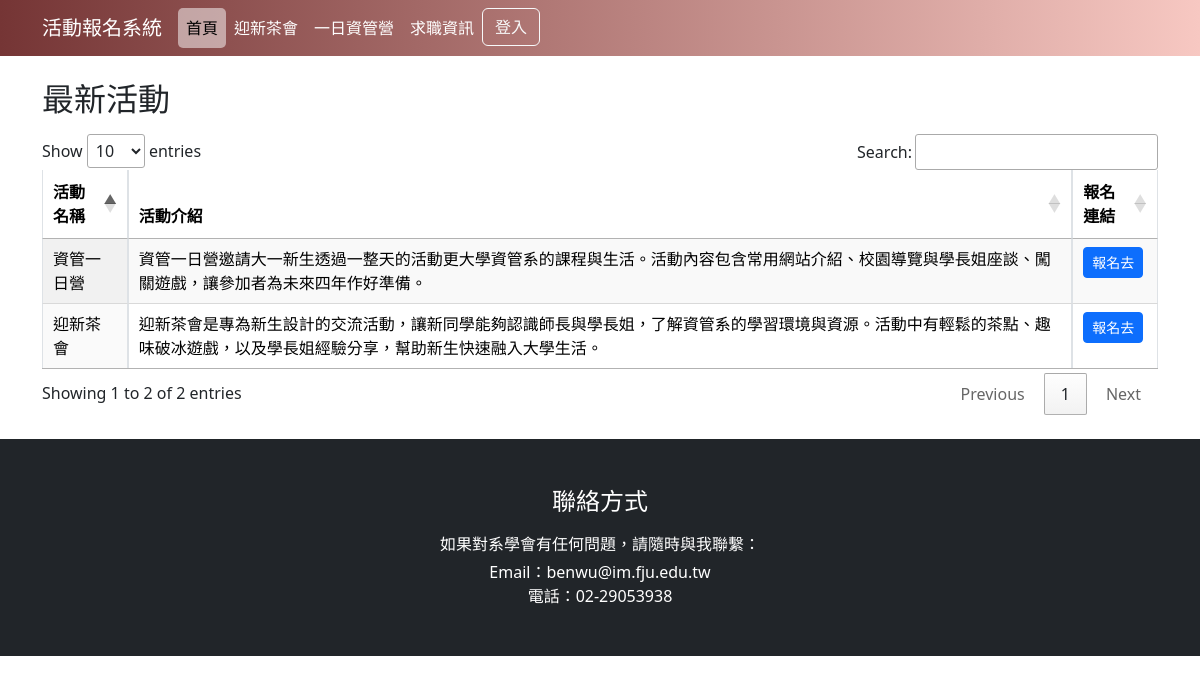
The page / on the database its author committed.
### tables this page shows
CREATE TABLE `event` (
  `id` int(11) NOT NULL,
  `name` varchar(30) NOT NULL,
  `description` varchar(255) NOT NULL
);

### index.php (the view, shortened to what this page needs)
<?php
require_once "header.php";
try {
    require_once 'db.php';
    $sql = "SELECT * FROM event";
    $result = mysqli_query($conn, $sql);
?>
<link rel="stylesheet" href="https://cdn.datatables.net/1.13.6/css/jquery.dataTables.min.css">
<div class="container my-4">
    <h2 class="mb-3">最新活動</h2>
    <table id="eventTable" class="table table-bordered table-striped display">
        <thead>
            <tr>
                <th>活動名稱</th>
                <th>活動介紹</th>
                <th>報名連結</th>
            </tr>
        </thead>
        <tbody>
            <?php while($row = mysqli_fetch_assoc($result)) { ?>
            <tr>
                <td><?= $row["name"] ?></td>
                <td><?= $row["description"] ?></td>
                <td>
                    <?php if($row["name"] == "迎新茶會") { ?>
                        <a href="learning.php" class="btn btn-primary btn-sm">報名去</a>
                    <?php } else { ?>
                        <a href="contact.php" class="btn btn-primary btn-sm">報名去</a>
                    <?php } ?>
                </td>
            </tr>
            <?php } ?>
        </tbody>
    </table>
</div>
<?php
} catch(Exception $e) {
    echo 'Message: ' . $e->getMessage();
}
require_once "footer.php";
?>

### rows shown on the page
event: name "迎新茶會", description "迎新茶會是專為新生設計的交流活動，讓新同學能夠認識師長與學長姐，了解資管系的學習環境與資源。活動中有輕鬆的茶點、趣味破冰遊戲，以及學長姐經驗分享，幫助新生快速融入大學生活。", shows "報名去"
event: name "資管一日營", description "資管一日營邀請大一新生透過一整天的活動更大學資管系的課程與生活。活動內容包含常用網站介紹、校園導覽與學長姐座談、闖關遊戲，讓參加者為未來四年作好準備。", shows "報名去"
